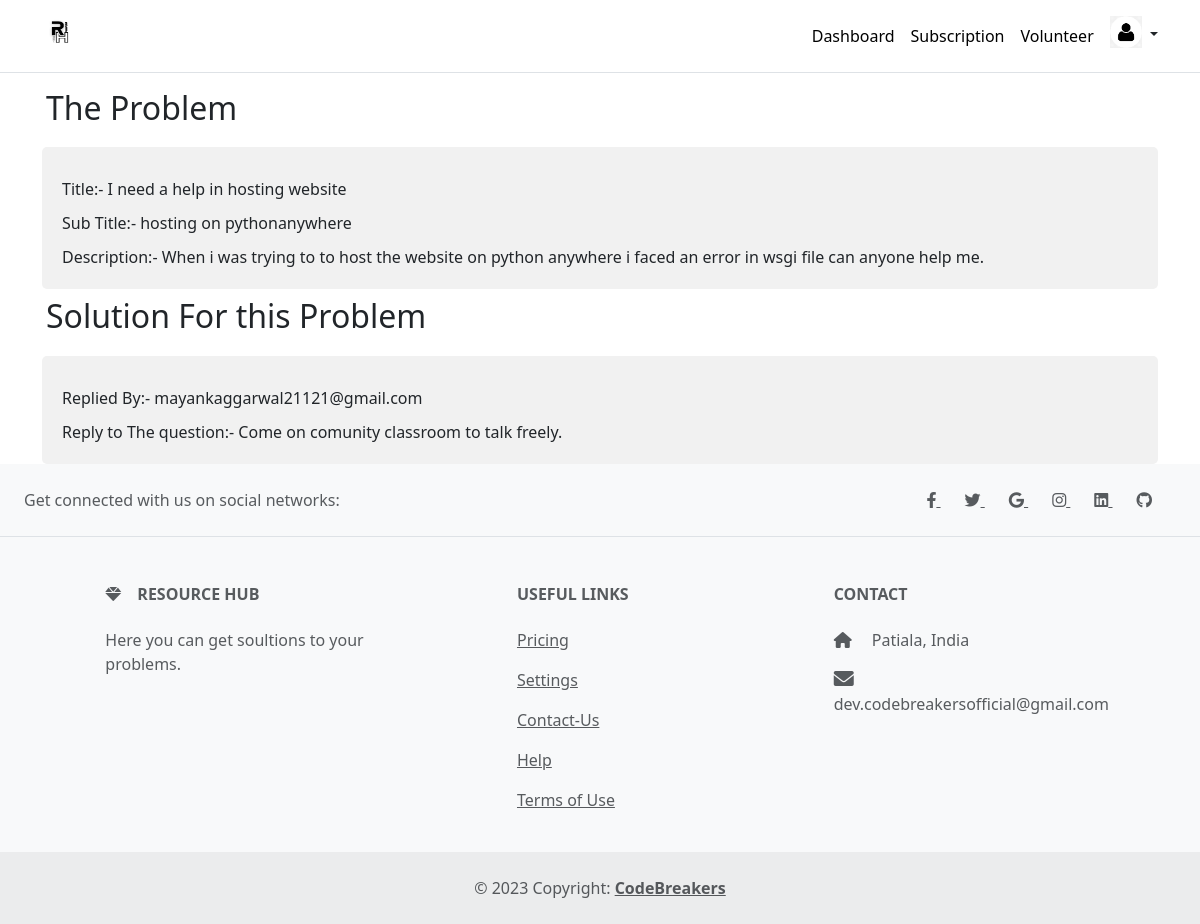
Screenshot of /dashboard/view_fullque/5 (signed in) with the database file from the repository.
### home/models.py (models this page shows, shortened)
class Draft(models.Model):
    user=models.ForeignKey(User,on_delete=models.SET_NULL,null=True,blank=True)
    title=models.TextField(max_length=40000,null=True)
    subtitle=models.TextField(max_length=3000,null=True,blank=True)
    description=models.TextField(max_length=80000,null=True,blank=True)
    pub_date=models.DateField(null=True,blank=True)
    published=models.BooleanField(default=False,null=True,blank=True)
    thumbnail = models.FileField(upload_to="Drafts", blank=True)

class review(models.Model):
    this_draft=models.ForeignKey(Draft, on_delete=models.CASCADE,null=True,blank=True)
    this_user=models.ForeignKey(User, on_delete=models.CASCADE,null=True,blank=True)
    reply=models.TextField(max_length=300,blank=True, null=True)

### home/views.py (the view)
# urls.py: path('dashboard/view_fullque/<str:que_id>', views.view_full_que,name="view_full_que"),
def view_full_que(request,que_id):
    if request.user.is_authenticated:
        my_post = Draft.objects.filter(pk=que_id)
        my_review = review.objects.filter(this_draft=my_post[0])
        return render(request,"home/view_fullque.html", context={"thispost":my_post,"thisreview":my_review})
    return render(request,"home/home.html", context={})

### home/templates/home/view_fullque.html (shortened to what this page needs)
{% load static %}
<!DOCTYPE html>
<html>
 <head>
<link rel="stylesheet" type="text/css" href="{% static 'answer_post/style.css'%}">
<link
  href="https://cdnjs.cloudflare.com/ajax/libs/font-awesome/6.0.0/css/all.min.css"
  rel="stylesheet"
/>
<link
  href="https://cdnjs.cloudflare.com/ajax/libs/mdb-ui-kit/6.2.0/mdb.min.css"
  rel="stylesheet"
/>
<link href="https://cdn.jsdelivr.net/npm/bootstrap@5.3.0-alpha3/dist/css/bootstrap.min.css" rel="stylesheet">
  </head>
  <body>
<header class="p-3 mb-3 border-bottom">
  <div class="container">
      <div class="d-flex flex-wrap align-items-center justify-content-center justify-content-lg-start">
        <a href="{% url 'home' %}" class="d-flex align-items-center mb-2 mb-lg-0 text-dark text-decoration-none">
			<img class="mb-2" src="{% static 'logo/Resource.png' %}" alt="resourcehub" width="40" height="32">
		  </a>
        <ul class="nav col-12 col-lg-auto me-lg-2 mb-10 justify-content-center mb-md-0">
			<li><a href="{% url 'dashboard' %}" class="nav-link px-2" style="color: black;"> Dashboard</a></li>
			<li><a href="{% url 'pricing' %}" class="nav-link px-2" style="color: black;"> Subscription</a></li>
			<li><a href="{% url 'view_volunteer_profiles' %}" class="nav-link px-2" style="color: black;"> Volunteer</a></li>
          </ul>
        <div class="dropdown text-end">
			<a href="#" class="d-block link-dark text-decoration-none dropdown-toggle" id="dropdownUser1" data-bs-toggle="dropdown" aria-expanded="false">
				<img class="mb-2" src="{% static 'logo/signin.png' %}" alt="resourcehub" width="32" height="32" class="rounded-circle">
			</a>
        </div>
      </div>
    </div>
  </header>
  <body>
	<div class="container">
	<h2 class="mx-1 my-2">The Problem</h2>
	{% for my_post in thispost %}
		<form class="questionaire">
				<label for="question-title">Title:-  {{my_post.title}}</label>
				<br>
				<label for="question-title">Sub Title:-  {{my_post.subtitle}}</label>
				<br>
				<label for="question-title">Description:-  {{my_post.description}}</label>
			{% endfor %}
		</form>
		<h2 class="mx-1 my-2">Solution For this Problem</h2>
    </div>
	{% for my_review in thisreview %}
		<div class="container">
			<form class="questionaire">
				<label for="question-title">Replied By:-  {{my_review.this_user.username}}</label>
				<br>
				<label for="question-title">Reply to The question:-  {{my_review.reply}}</label>
			</form>
		</div>
	{% endfor %}
</body>
	<footer class="text-center text-lg-start bg-light text-muted">
		<section class="d-flex justify-content-center justify-content-lg-between p-4 border-bottom">
		  <div class="me-5 d-none d-lg-block">
		  <span>Get connected with us on social networks:</span>
		  </div>
		  <div>
		  <a href="" class="me-4 text-reset">
			<i class="fab fa-facebook-f"></i>
		  </a>
		  <a href="" class="me-4 text-reset">
			<i class="fab fa-twitter"></i>
		  </a>
		  <a href="" class="me-4 text-reset">
			<i class="fab fa-google"></i>
		  </a>
		  <a href="" class="me-4 text-reset">
			<i class="fab fa-instagram"></i>
		  </a>
		  <a href="" class="me-4 text-reset">
			<i class="fab fa-linkedin"></i>
		  </a>
		  <a href="" class="me-4 text-reset">
			<i class="fab fa-github"></i>
		  </a>
		  </div>
		</section>
		<section class="">
		  <div class="container text-center text-md-start mt-5">
		  <div class="row mt-3">
			<div class="col-md-3 col-lg-4 col-xl-3 mx-auto mb-4">
			<h6 class="text-uppercase fw-bold mb-4">
			  <i class="fas fa-gem me-3"></i>Resource Hub
			</h6>
			<p>
			  Here you can get soultions to your problems.
			</p>
			</div>
			<div class="col-md-3 col-lg-2 col-xl-2 mx-auto mb-4">
			<h6 class="text-uppercase fw-bold mb-4">
			  Useful links
			</h6>
			<p>
			  <a href="{% url 'pricing' %}" class="text-reset">Pricing</a>
			</p>
			<p>
			  <a href="{% url 'view_profile' %}" class="text-reset">Settings</a>
			</p>
			<p>
				<a href="{% url 'contact' %}" class="text-reset">Contact-Us</a>
			  </p>
			<p>
			  <a href="https://resourcehubcomm.netlify.app/" class="text-reset">Help</a>
			</p>
			<p>
			  <a href="{% url 'tos' %}" class="text-reset">Terms of Use</a>
			</p>
			</div>
			<div class="col-md-4 col-lg-3 col-xl-3 mx-auto mb-md-0 mb-4">
			<h6 class="text-uppercase fw-bold mb-4">Contact</h6>
			<p><i class="fas fa-home me-3"></i> Patiala, India</p>
			<p>
			  <i class="fas fa-envelope me-3"></i>
			  dev.codebreakersofficial@gmail.com
			</p>
			</div>
		  </div>
		  </div>
		</section>
		<div class="text-center p-4" style="background-color: rgba(0, 0, 0, 0.05);">
		  © 2023 Copyright:
		  <a class="text-reset fw-bold" href="https://mdbootstrap.com/">CodeBreakers</a>
		</div>
	  </footer>
</html>

### static/answer_post/style.css (style rules this page uses)
body { font-family: Arial, sans-serif; background-color: #f5f5f5; }
header { color: #fff; padding: 20px; }
.fa-envelope { font-size: 20px; }
.container { max-width: 600px; margin: auto; }
.questionaire { background-color: #f1f1f1; border-radius: 5px; padding: 20px; margin-top: 20px; }
h2 { margin-top: 0; }
label { display: block; margin-top: 10px; }

### home/templates/home/view_fullque.html (style rules this page uses)
.dropdown-toggle { outline: 0; }

### rows the page displays
Draft: title "I need a help in hosting website", subtitle "hosting on pythonanywhere", description "When i was trying to to host the website on python anywhere i faced an error in wsgi file can anyone help me."
review: this_user.username "mayankaggarwal21121@gmail.com", reply "Come on comunity classroom to talk freely."
